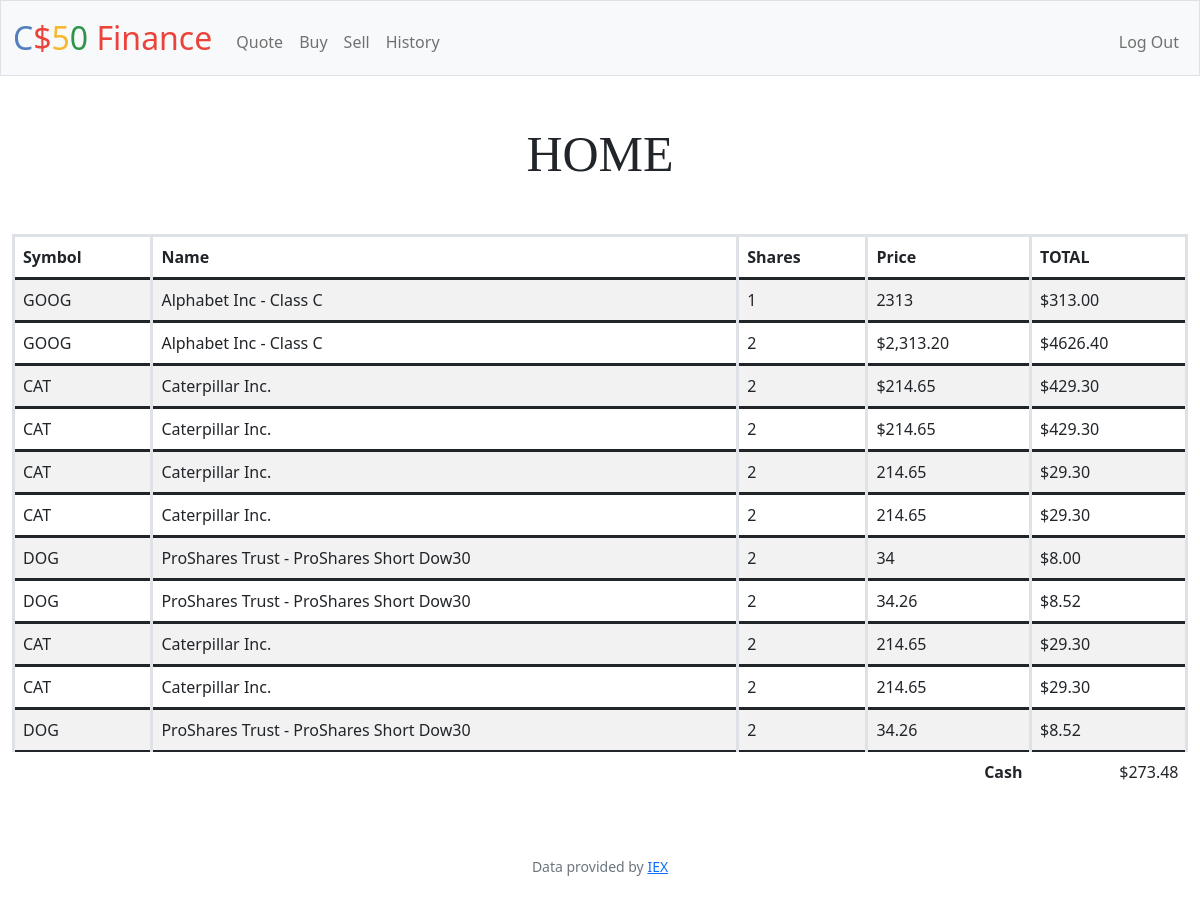
The page / (signed in) on the database its author committed.
### tables this page shows
CREATE TABLE bought (
    user_id INTEGER NOT NULL,
    shares INTEGER NOT NULL,
    stock_price NUMERIC NOT NULL,
    stock_name TEXT NOT NULL,
    stock_symbol TEXT NOT NULL,
    FOREIGN KEY(user_id) REFERENCES users(id)
);

### app.py (the view)
@app.route("/")
@login_required
def index():
    user_id = int(session["user_id"])
    stock_owned = db.execute("SELECT * FROM bought WHERE user_id=?", user_id)
    total = list()
    i = 0
    lenght = len(stock_owned)
    for stock in stock_owned:
        price = str(stock["stock_price"])
        price = price.replace(",", "")
        price = str(price[1:])
        total.append(float(price) * float(stock["shares"]))
        total[i] = "{:.2f}".format(total[i])
        i += 1
    cash_user = db.execute("SELECT cash FROM users WHERE id=?",user_id)
    cash_user = usd(cash_user[0]["cash"])
    return render_template("/index.html", user_stock=stock_owned, total=total, lenght=lenght, cash=cash_user)

### app.py (called while the page is built)
@app.after_request
def after_request(response):
    response.headers["Cache-Control"] = "no-cache, no-store, must-revalidate"
    response.headers["Expires"] = 0
    response.headers["Pragma"] = "no-cache"
    return response

### helpers.py (called while the page is built)
def login_required(f):
    @wraps(f)
    def decorated_function(*args, **kwargs):
        if session.get("user_id") is None:
            return redirect("/login")
        return f(*args, **kwargs)
    return decorated_function

def usd(value):
    return f"${value:,.2f}"

### templates/index.html (shortened to what this page needs)
{% extends "layout.html" %}
{% block main %}
    <h1>HOME</h1>
    <table class="table table-striped table-hover">
        <thead>
            <tr>
                <th>Symbol</th>
                <th>Name</th>
                <th>Shares</th>
                <th>Price</th>
                <th>TOTAL</th>
            </tr>
        </thead>
            <tbody>
            {% for i in range(lenght) %}
            <tr>
                <td>{{ user_stock[i]["stock_symbol"] }}</td>
                <td>{{ user_stock[i]["stock_name"] }}</td>
                <td>{{ user_stock[i]["shares"] }}</td>
                <td>{{ user_stock[i]["stock_price"] }}</td>
                <td>${{ total[i] }}</td>
            </tr>
            {% endfor %}
        </tbody>
        <tfoot>
            <tr>
                <td class="border-0 fw-bold text-end" colspan="4">Cash</td>
                <td class="border-0 text-end"> {{ cash }} </td>
            </tr>
        </tfoot>
    </table>
{% endblock %}

### templates/layout.html (shortened to what this page needs)
<!DOCTYPE html>
<html lang="en">
    <head>
        <link href="https://cdn.jsdelivr.net/npm/bootstrap@5.1.3/dist/css/bootstrap.min.css" rel="stylesheet">
        <link href="/static/styles.css" rel="stylesheet">
    </head>
    <body>
        <nav class="bg-light border navbar navbar-expand-md navbar-light">
            <div class="container-fluid">
                <a class="navbar-brand" href="/"><span class="blue">C</span><span class="red">$</span><span class="yellow">5</span><span class="green">0</span> <span class="red">Finance</span></a>
                <div class="collapse navbar-collapse" id="navbar">
                    {% if session["user_id"] %}
                        <ul class="navbar-nav me-auto mt-2">
                            <li class="nav-item"><a class="nav-link" href="/quote">Quote</a></li>
                            <li class="nav-item"><a class="nav-link" href="/buy">Buy</a></li>
                            <li class="nav-item"><a class="nav-link" href="/sell">Sell</a></li>
                            <li class="nav-item"><a class="nav-link" href="/history">History</a></li>
                        </ul>
                        <ul class="navbar-nav ms-auto mt-2">
                            <li class="nav-item"><a class="nav-link" href="/logout">Log Out</a></li>
                        </ul>
                    {% else %}
                        <ul class="navbar-nav ms-auto mt-2">
                            <li class="nav-item"><a class="nav-link" href="/register">Register</a></li>
                            <li class="nav-item"><a class="nav-link" href="/login">Log In</a></li>
                        </ul>
                    {% endif %}
                </div>
            </div>
        </nav>
        <main class="container-fluid py-5 text-center">
            {% block main %}{% endblock %}
        </main>
        <footer class="mb-5 small text-center text-muted">
            Data provided by <a href="https://iexcloud.io/">IEX</a>
        </footer>
    </body>
</html>

### static/styles.css (style rules this page uses)
nav .navbar-brand { font-size: xx-large; }
nav .navbar-brand .blue { color: #537fbe; }
nav .navbar-brand .red { color: #ea433b; }
nav .navbar-brand .yellow { color: #f5b82e; }
nav .navbar-brand .green { color: #2e944b; }
table { text-align: left; width: 80%; }
td { border-width: 3px; }
th { border-width: 3px; }
h1 { font-family: "Franklin Gothic Medium"; font-style: bold; font-size: 50px; margin-bottom: 50px; }

### rows shown on the page
bought: stock_symbol "GOOG", stock_name "Alphabet Inc - Class C", shares "1", stock_price "2313"
bought: stock_symbol "GOOG", stock_name "Alphabet Inc - Class C", shares "2", stock_price "$2,313.20"
bought: stock_symbol "CAT", stock_name "Caterpillar Inc.", shares "2", stock_price "$214.65"
bought: stock_symbol "CAT", stock_name "Caterpillar Inc.", shares "2", stock_price "$214.65"
bought: stock_symbol "CAT", stock_name "Caterpillar Inc.", shares "2", stock_price "214.65"
bought: stock_symbol "CAT", stock_name "Caterpillar Inc.", shares "2", stock_price "214.65"
bought: stock_symbol "DOG", stock_name "ProShares Trust - ProShares Short Dow30", shares "2", stock_price "34"
bought: stock_symbol "DOG", stock_name "ProShares Trust - ProShares Short Dow30", shares "2", stock_price "34.26"
bought: stock_symbol "CAT", stock_name "Caterpillar Inc.", shares "2", stock_price "214.65"
bought: stock_symbol "CAT", stock_name "Caterpillar Inc.", shares "2", stock_price "214.65"
bought: stock_symbol "DOG", stock_name "ProShares Trust - ProShares Short Dow30", shares "2", stock_price "34.26"

### other values the page prints
{{ total[i] }} "313.00" "4626.40" "429.30" "429.30" "29.30" "29.30" "8.00" "8.52" "29.30" "29.30" "8.52"
{{ cash }} "$273.48"
